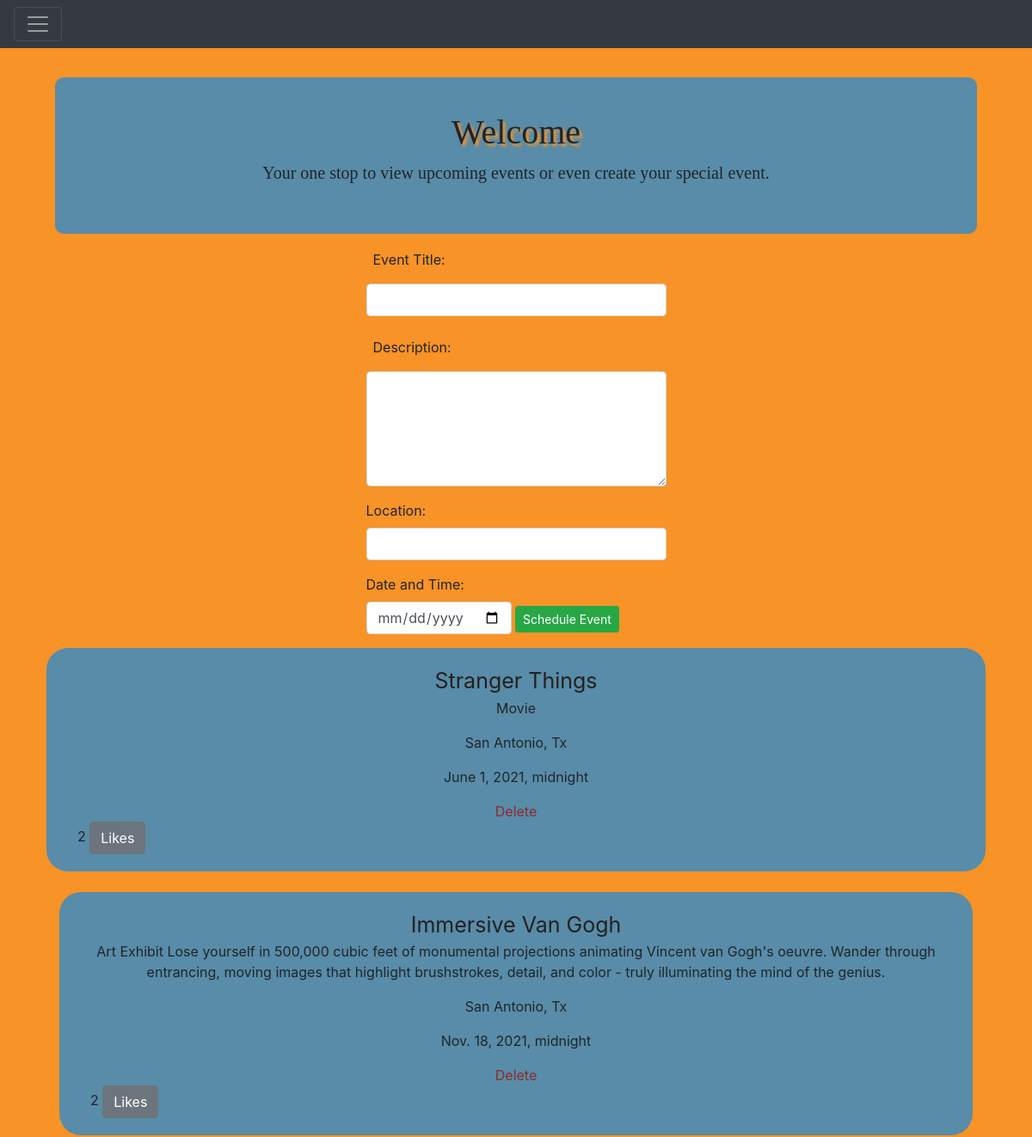
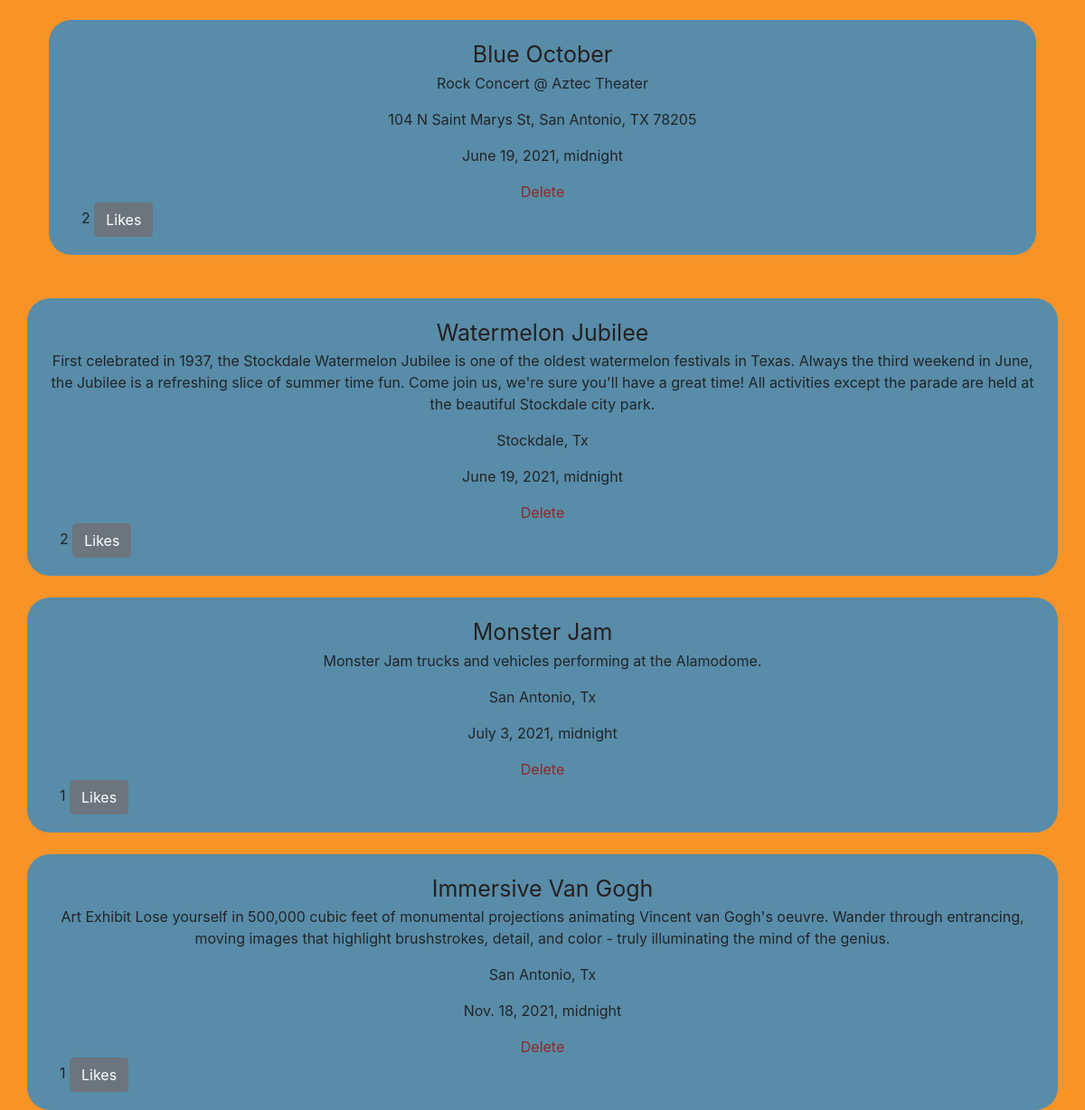
Page /welcome (signed in) on the committed database (2 pictures, top to bottom).
### schedule_app/models.py (models this page shows, shortened)
class Event(models.Model):
    title = models.CharField(max_length=255)
    description = models.CharField(max_length=255)
    location = models.CharField(max_length=100)
    date_time = models.DateTimeField('01-02-2021')
    user_likes = models.ManyToManyField(User, related_name='liked_events')
    user = models.ForeignKey(
        User, related_name='schedules', on_delete=models.CASCADE)

### schedule_app/views.py (the view)
# urls.py: path('welcome', views.welcome),
def welcome(request):
    if "user_id" not in request.session:
        return redirect('/')
    context = {
        "events": Event.objects.all()
    }
    return render(request, "welcome.html", context)

### schedule_app/templates/welcome.html (shortened to what this page needs)
<!DOCTYPE html>
<html lang="en">
  <head>
    <link
      rel="stylesheet"
      href="https://cdn.jsdelivr.net/npm/bootstrap@4.6.0/dist/css/bootstrap.min.css"
    />
    {% load static %}
    <link rel="stylesheet" href="{% static 'styles.css'%}" />
  </head>
  <body>
    <div class="pos-f-t">
      <nav class="navbar navbar-dark bg-dark">
        <button
          class="navbar-toggler"
          type="button"
          data-toggle="collapse"
          data-target="#navbarToggleExternalContent"
          aria-controls="navbarToggleExternalContent"
          aria-expanded="false"
          aria-label="Toggle navigation"
        >
          <span class="navbar-toggler-icon"></span>
        </button>
      </nav>
    </div>
    <div class="container-md p-4">
      <div class="jumbotron jumbotron-fluid" style="background-color: #588ca8">
        <div class="container">
          <h1 class="display-5">Welcome</h1>
          <p class="lead">
            Your one stop to view upcoming events or even create your special
            event.
          </p>
        </div>
      </div>
      <div class="container-md">
        <div class="row justify-content-center">
          <form action="/create_event" class="form-block" method="POST">
            <div class="form-group">
              <label class="title p-2"> Event Title: </label>
              <input type="text" name="title" class="form-control" />
            </div>
            <div class="form-group">
              <label class="title p-2"> Description: </label>
              <textarea
                name="description"
                id="description"
                cols="30"
                rows="5"
                class="form-control"
              >
              </textarea>
            </div>
            <div class="form-group">
              <label class="title">Location: </label>
              <input type="text" name="location" class="form-control" />
            </div>
            <div class="form-group d-inline-block">
              <label class="title"> Date and Time: </label>
              <input
                type="date"
                name="date_time"
                id="date_time"
                class="form-control"
                value="{{event.date_time}}"
              />
            </div>
            <button class="btn btn-success btn-sm">Schedule Event</button>
          </form>
          <br />
          {% for event in events reversed %}
          <br />
          <div
            class="container"
            style="text-align: center; background: #588ca8"
          >
            <a
              href="/one_event/{{ event.id }}"
              style="font-size: 25px; color: rgb(37, 32, 32)"
              >{{event.title}}</a
            >
            <p>{{event.description}}</p>
            <p>{{event.location}}</p>
            <p>{{event.date_time}}</p>
            <a href="delete_event/{{event.id}}" style="color: rgb(141, 42, 42)"
              >Delete</a
            >
            <div class="d-flex justify-content-between px-3">
              <span
                >{{ event.user_likes.count }}
                <a href="/add_like/{{event.id}}" class="btn btn-secondary"
                  >Likes</a
                ></span
              >
            </div>
          </div>
        </div>
        {% endfor %}
  </body>
</html>

### schedule_app/static/styles.css (style rules this page uses)
body { background-color: #f79327; }
.jumbotron { max-height: 190px; margin: 10px; border-radius: 10px; padding: 20px; font-family: cursive; }
h1 { text-align: center; text-shadow: 3px 3px 3px #f79327; }
.inner, .lead { text-align: center; }
.container { border-radius: 25px; padding: 20px; }

### rows in the picture
Event: title "Stranger Things", description "Movie", location "San Antonio, Tx", date_time "June 1, 2021, midnight", user_likes.count "2"
Event: title "Immersive Van Gogh", description "Art Exhibit Lose yourself in 500,000 cubic feet of monumental projections animating Vincent van Gogh's oeuvre. Wander through entrancing, moving images that highlight brushstrokes, detail, and color - truly illuminating the mind of the genius.", location "San Antonio, Tx", date_time "Nov. 18, 2021, midnight", user_likes.count "2"
Event: title "Blue October", description "Rock Concert @ Aztec Theater", location "104 N Saint Marys St, San Antonio, TX 78205", date_time "June 19, 2021, midnight", user_likes.count "2"
Event: title "Watermelon Jubilee", description "First celebrated in 1937, the Stockdale Watermelon Jubilee is one of the oldest watermelon festivals in Texas. Always the third weekend in June, the Jubilee is a refreshing slice of summer time fun. Come join us, we're sure you'll have a great time! All activities except the parade are held at the beautiful Stockdale city park.", location "Stockdale, Tx", date_time "June 19, 2021, midnight", user_likes.count "2"
Event: title "Monster Jam", description "Monster Jam trucks and vehicles performing at the Alamodome.", location "San Antonio, Tx", date_time "July 3, 2021, midnight", user_likes.count "1"
Event: title "Immersive Van Gogh", description "Art Exhibit Lose yourself in 500,000 cubic feet of monumental projections animating Vincent van Gogh's oeuvre. Wander through entrancing, moving images that highlight brushstrokes, detail, and color - truly illuminating the mind of the genius.", location "San Antonio, Tx", date_time "Nov. 18, 2021, midnight", user_likes.count "1"
